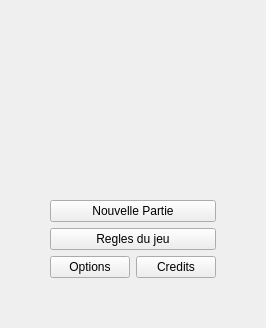
      <widget class="QWidget" name="Menu_principal">
       <property name="styleSheet">
        <string notr="true">QWidget#Menu_principal{
border-image: url(:/images/img/menu_principal.png);
background-repeat:no-repeat;
background-position:center;
}</string>
       </property>
       <layout class="QGridLayout" name="gridLayout">
        <property name="leftMargin">
         <number>50</number>
        </property>
        <property name="topMargin">
         <number>200</number>
        </property>
        <property name="rightMargin">
         <number>50</number>
        </property>
        <property name="bottomMargin">
         <number>50</number>
        </property>
        <item row="4" column="0">
         <widget class="QPushButton" name="button_options">
          <property name="text">
           <string>Options</string>
          </property>
         </widget>
        </item>
        <item row="4" column="1">
         <widget class="QPushButton" name="button_credits">
          <property name="text">
           <string>Credits</string>
          </property>
         </widget>
        </item>
        <item row="2" column="0" colspan="2">
         <widget class="QPushButton" name="button_regles_jeu">
          <property name="text">
           <string>Regles du jeu</string>
          </property>
         </widget>
        </item>
        <item row="1" column="0" colspan="2">
         <widget class="QPushButton" name="button_nouvelle_partie">
          <property name="minimumSize">
           <size>
            <width>0</width>
            <height>0</height>
           </size>
          </property>
          <property name="text">
           <string>Nouvelle Partie</string>
          </property>
         </widget>
        </item>
       </layout>
      </widget>
